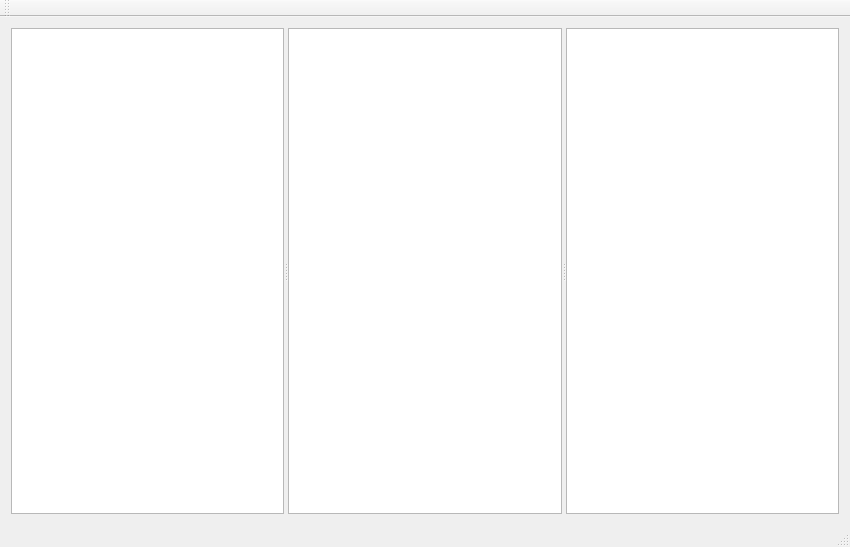
<?xml version="1.0" encoding="UTF-8"?>
<ui version="4.0">
 <class>VerifierDiffView</class>
 <widget class="QMainWindow" name="VerifierDiffView">
  <property name="geometry">
   <rect>
    <x>0</x>
    <y>0</y>
    <width>850</width>
    <height>547</height>
   </rect>
  </property>
  <property name="windowTitle">
   <string>VerifierDiffView</string>
  </property>
  <widget class="QWidget" name="centralWidget">
   <layout class="QHBoxLayout" name="horizontalLayout">
    <item>
     <widget class="QSplitter" name="splitter">
      <property name="orientation">
       <enum>Qt::Horizontal</enum>
      </property>
      <widget class="QTextBrowser" name="textBrowser"/>
      <widget class="QTextBrowser" name="textBrowser_2"/>
      <widget class="QTextBrowser" name="textBrowser_3"/>
     </widget>
    </item>
   </layout>
  </widget>
  <widget class="QMenuBar" name="menuBar">
   <property name="geometry">
    <rect>
     <x>0</x>
     <y>0</y>
     <width>850</width>
     <height>21</height>
    </rect>
   </property>
  </widget>
  <widget class="QToolBar" name="mainToolBar">
   <attribute name="toolBarArea">
    <enum>TopToolBarArea</enum>
   </attribute>
   <attribute name="toolBarBreak">
    <bool>false</bool>
   </attribute>
  </widget>
  <widget class="QStatusBar" name="statusBar"/>
 </widget>
 <layoutdefault spacing="6" margin="11"/>
 <resources/>
 <connections/>
</ui>
